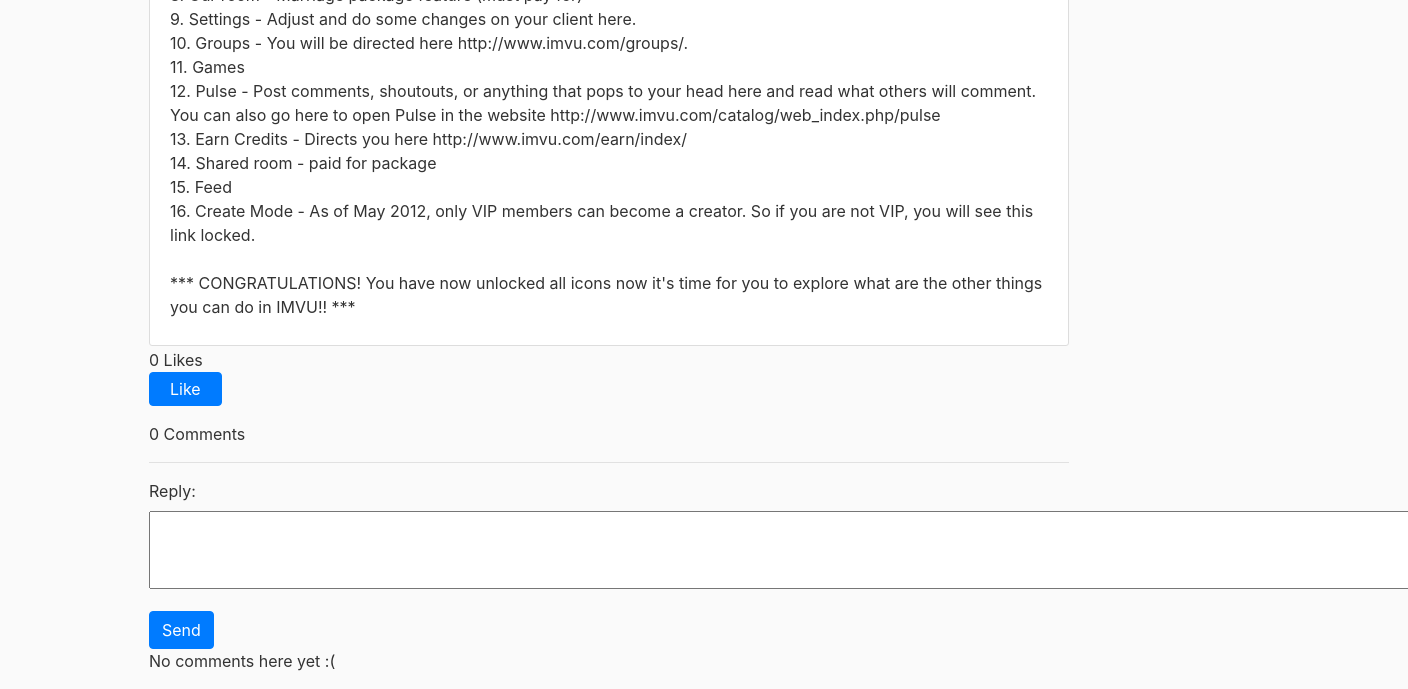
Before: /post/12 (lower part) with the older database file.
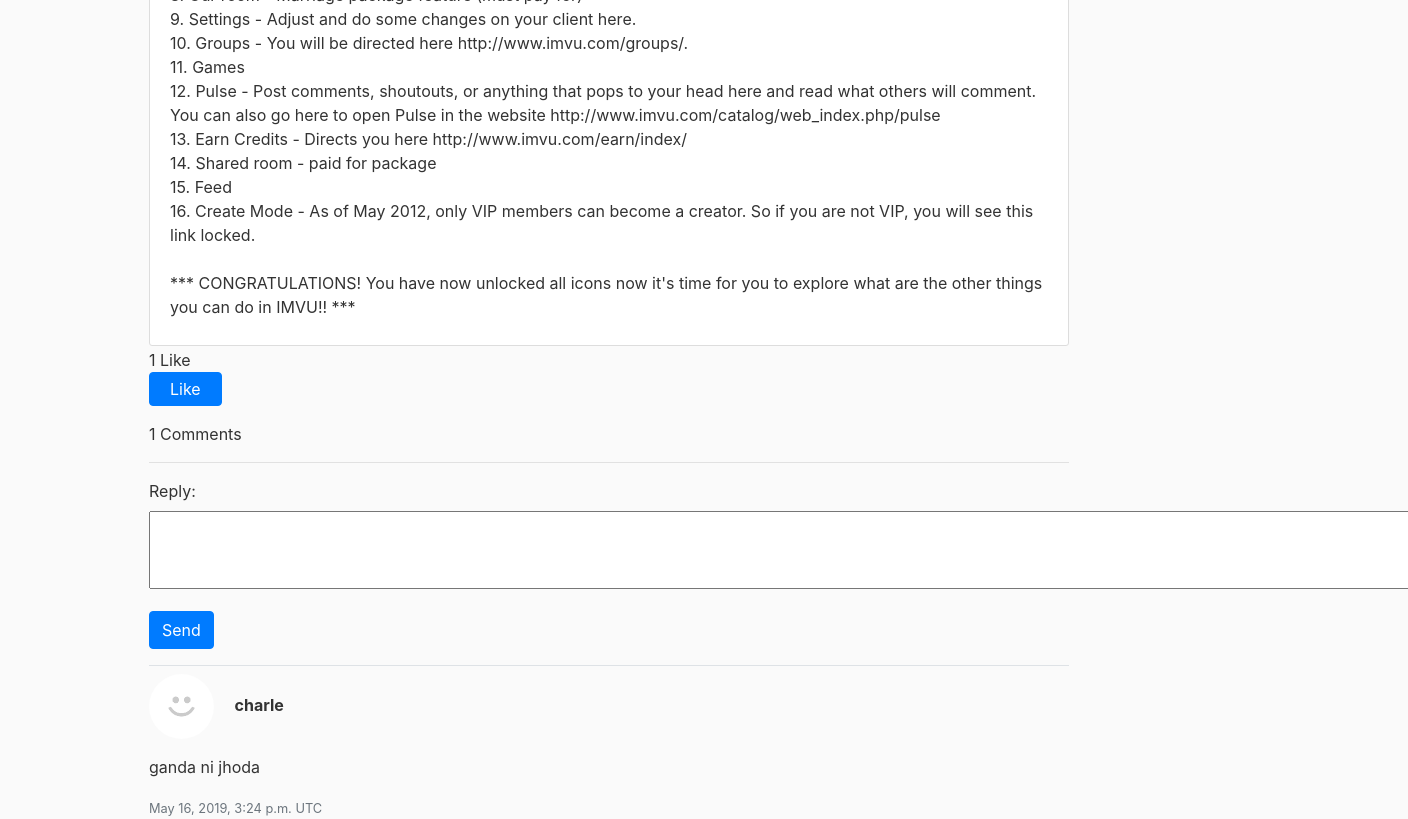
After: the same page with the newer database file.
### forum/models.py (models this page shows, shortened)
class Post(models.Model):
    general = 1
    article = 2
    guidelines = 3
    STATUS_CHOICES = (
        (1, 'General'),
        (2, 'Article'),
        (3, 'Guidelines')
    )
    title = models.CharField(max_length=100)
    content = models.TextField()
    date_posted = models.DateTimeField(default=timezone.now)
    author = models.ForeignKey(User, on_delete=models.CASCADE)
    status = models.IntegerField(choices=STATUS_CHOICES, default=1)
    like = models.ManyToManyField(User, related_name='likes', blank=True)
    def __str__(self):
        return self.title
    def total_likes(self):
        return self.like.count()

class Comment(models.Model):
    post = models.ForeignKey(Post, on_delete=models.CASCADE, related_name='comments')
    author = models.ForeignKey(User, on_delete=models.CASCADE, null=False, blank=False)
    reply = models.TextField()
    created_date = models.DateTimeField(default=timezone.now)

### users/models.py (models this page shows, shortened)
class Profile(models.Model):
    user = models.OneToOneField(User, on_delete=models.CASCADE)
    image = models.ImageField(default='default.jpg', upload_to='profile_pics')
    bio = models.CharField(max_length=100, blank=True)

### forum/views.py (the view)
# urls.py: path('post/<int:pk>', PostDetailView.as_view(), name='post-detail'),
class PostDetailView(DetailView):
    model = Post
    is_liked = False
    def get_context_data(self, **kwargs):
        context = super().get_context_data(**kwargs)
        post = context['post']
        if post.like.filter(id=self.request.user.id).exists():
            context['is_liked'] = True
        context['total_like'] = post.total_likes()
        context['form'] = CommentForm()
        print(context)
        return context

### users/forms.py
class CommentForm(forms.ModelForm):
    class Meta:
        model = Comment
        widgets = {
          'reply': forms.Textarea(attrs={'rows':3, 'cols':130}),
        }
        fields = ['reply']

### forum/templates/forum/post_detail.html (shortened to what this page needs)
{% extends "forum/base4.html" %}
{% load crispy_forms_tags %}
{% block content %}
<article class="media content-section">
    <div class="media-body">
        <p class="article-content">{{ object.content }}</p>
    </div>
</article>
<div id="like-section" style="margin-top: -18px">
    {% include 'forum/like_section.html' %}
</div>
<div class="mt-3">
    <a>{{ post.comments.count }} Comments</a>
</div>
<hr>
<div>
    <form action="{% url 'add_comment_to_post' pk=post.pk %}" method="POST" class="post-form">
        {{ form.as_p}}
        <button type="submit" class="save btn btn-primary">Send</button>
    </form>
</div>
{% for comment in post.comments.all|dictsortreversed:"created_date" %}
<div class="border-top pt-2 mt-3">
    <img class="rounded-circle article-img" src="{{ comment.author.profile.image.url }}">
    <strong>{{ comment.author }}</strong>
    <p>{{ comment.reply|linebreaks }}</p>
    <small class="text-muted">{{ comment.created_date }} UTC</small>
</div>
{% empty %}
<p>No comments here yet :(</p>
{% endfor %}
{% endblock content %}

### forum/templates/forum/base4.html (shortened to what this page needs)
{% load static %}
{% load crispy_forms_tags %}
<!DOCTYPE html>
<html lang="en">
<head>
    <link rel="stylesheet" href="https://maxcdn.bootstrapcdn.com/bootstrap/4.0.0/css/bootstrap.min.css">
    <link rel="stylesheet" type="text/css" href="{% static 'forum/main3.css' %}">
</head>
<body>
    <main role="main" class="container">
        <div class="row">
            <div class="col-md-10">
                {% block content %}{% endblock %}
            </div>
        </div>
    </main>
</body>
</html>

### forum/templates/forum/like_section.html (shortened to what this page needs)
{{ total_like  }} Like{{ total_like|pluralize }}
<form action="{% url 'like_post' %}" method="post">
    {% if is_liked %}
<button type="submit" id="like" name="post_id" value="{{ post.id }}"style="padding: 4px 20px;" class="btn btn-danger">Dislike</button>
{% else %}
<button type="submit" id="like" name="post_id" value="{{ post.id }}"style="padding: 4px 20px;" class="btn btn-primary">Like</button>
{% endif %}
</form>

### forum/static/forum/main3.css (style rules this page uses)
body { background: #fafafa; color: #333333; margin-top: 7rem; }
.content-section { background: #ffffff; padding: 10px 20px; border: 1px solid #dddddd; border-radius: 3px; margin-bottom: 20px; text-align: left; align-items: center; }
.article-content { white-space: pre-line; }
.article-img { height: 65px; width: 65px; margin-right: 16px; }

Changed rows visible on the page:
computed for Post: comments.count "0" → "1"
added Comment: author.profile.image (placeholder picture), author "charle", reply "ganda ni jhoda", created_date "May 16, 2019, 3:24 p.m."
Other visible differences:
{{ total_like }}: "0" → "1"
text no longer shown: "No comments here yet :("
